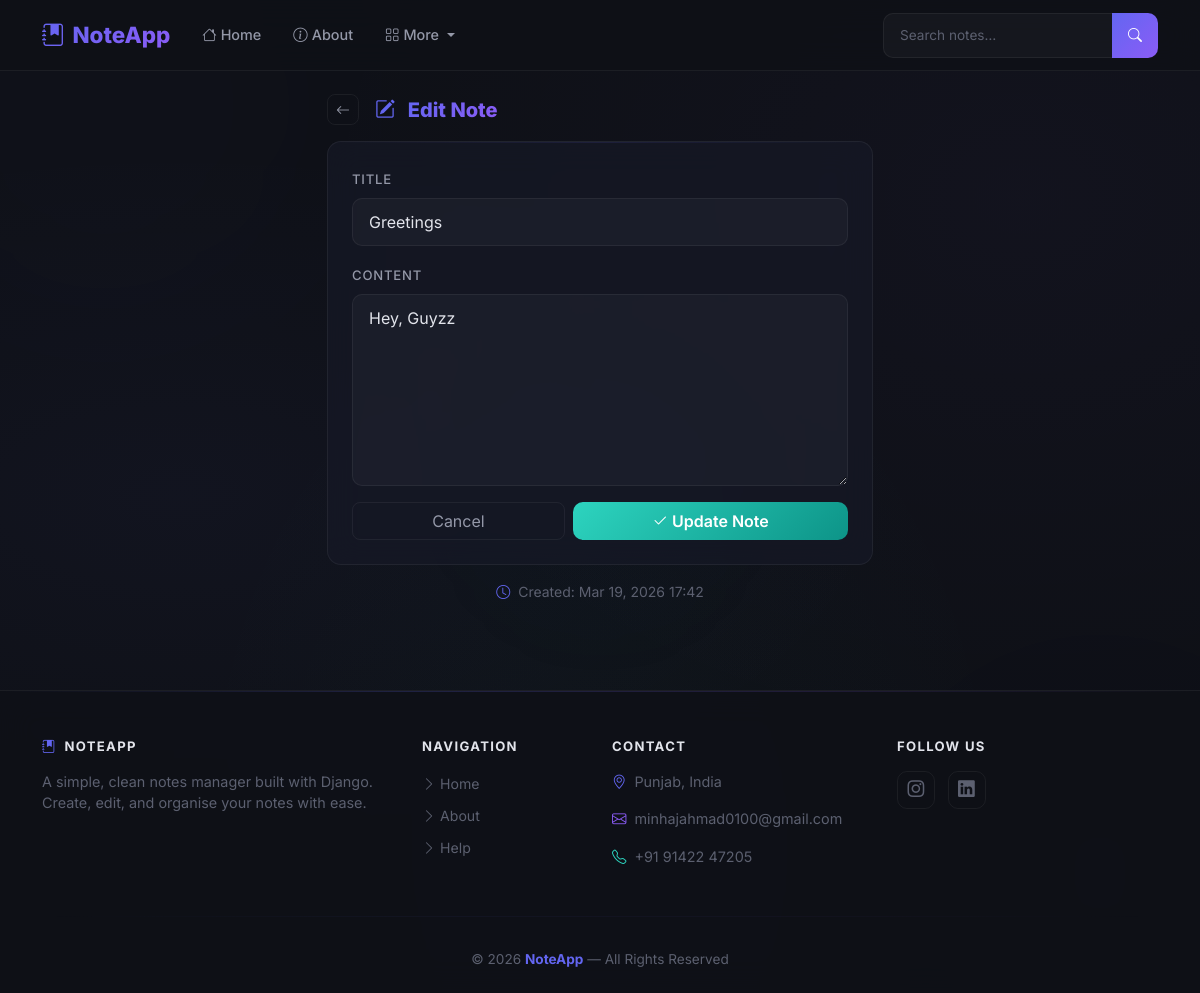
Screenshot of /note/edit/3/ with the database file from the repository.
### notes/models.py (models this page shows, shortened)
class Note(models.Model):
    title = models.CharField(max_length=200)
    content = models.TextField()
    created_at = models.DateTimeField(auto_now_add=True)
    updated_at = models.DateTimeField(auto_now=True)
    class Meta:
        ordering = ['-created_at']

### notes/views.py (the view, shortened to what this page needs)
# urls.py: path('note/edit/<int:pk>/', views.edit_note, name='edit_note'),
def edit_note(request, pk):
    note = get_object_or_404(Note, pk=pk)
    return render(request, 'notes/edit_note.html', {'note': note})

### notes/templates/notes/edit_note.html (shortened to what this page needs)
{% extends 'base.html' %}
{% block content %}
<div class="row justify-content-center">
  <div class="col-md-7 col-lg-6">
    <div class="d-flex align-items-center mb-3 animate-fade-in-up">
      <a href="{% url 'home' %}" class="btn btn-outline-secondary btn-sm me-3">
        <i class="bi bi-arrow-left"></i>
      </a>
      <h5 class="mb-0 fw-bold">
        <i class="bi bi-pencil-square me-2" style="color: var(--accent-blue);"></i>
        <span class="section-title">Edit Note</span>
      </h5>
    </div>
    <div class="form-card p-4 animate-fade-in-up delay-2">
      <form method="POST" action="{% url 'edit_note' note.pk %}">
        <div class="mb-3">
          <label for="title" class="form-label">Title</label>
          <input type="text"
                 id="title"
                 name="title"
                 class="form-control"
                 value="{{ note.title }}"
                 required>
        </div>
        <div class="mb-3">
          <label for="content" class="form-label">Content</label>
          <textarea id="content"
                    name="content"
                    rows="7"
                    class="form-control"
                    required>{{ note.content }}</textarea>
        </div>
        <div class="d-flex gap-2">
          <a href="{% url 'home' %}" class="btn btn-outline-secondary flex-fill">Cancel</a>
          <button type="submit" class="btn btn-success flex-fill">
            <i class="bi bi-check2 me-1"></i>Update Note
          </button>
        </div>
      </form>
    </div>
    <p class="small mt-3 text-center animate-fade-in-up delay-4">
      <i class="bi bi-clock me-1" style="color: var(--accent-blue);"></i>
      Created: {{ note.created_at|date:"M d, Y H:i" }}
    </p>
  </div>
</div>
{% endblock %}

### rows the page displays
Note: title "Greetings", content "Hey, Guyzz", created_at "Mar 19, 2026 17:42"
